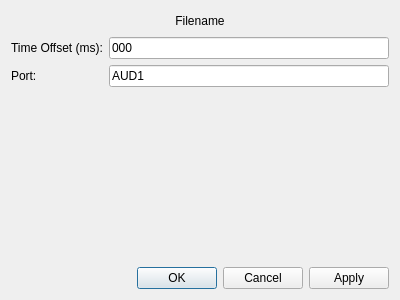
<?xml version="1.0" encoding="UTF-8"?>
<ui version="4.0">
 <class>WAVDialog</class>
 <widget class="QDialog" name="WAVDialog">
  <property name="geometry">
   <rect>
    <x>0</x>
    <y>0</y>
    <width>400</width>
    <height>300</height>
   </rect>
  </property>
  <property name="windowTitle">
   <string>Track Properties</string>
  </property>
  <layout class="QVBoxLayout" name="verticalLayout">
   <item>
    <widget class="QLabel" name="filenameLbl">
     <property name="maximumSize">
      <size>
       <width>16777215</width>
       <height>20</height>
      </size>
     </property>
     <property name="text">
      <string>Filename</string>
     </property>
     <property name="alignment">
      <set>Qt::AlignCenter</set>
     </property>
    </widget>
   </item>
   <item>
    <layout class="QFormLayout" name="formLayout">
     <item row="0" column="0">
      <widget class="QLabel" name="offsetLbl">
       <property name="text">
        <string>Time Offset (ms):</string>
       </property>
      </widget>
     </item>
     <item row="0" column="1">
      <widget class="QLineEdit" name="offsetBox">
       <property name="text">
        <string>000</string>
       </property>
      </widget>
     </item>
     <item row="1" column="0">
      <widget class="QLabel" name="portLbl">
       <property name="text">
        <string>Port:</string>
       </property>
      </widget>
     </item>
     <item row="1" column="1">
      <widget class="QLineEdit" name="portBox">
       <property name="text">
        <string>AUD1</string>
       </property>
      </widget>
     </item>
    </layout>
   </item>
   <item>
    <widget class="QDialogButtonBox" name="buttonBox">
     <property name="orientation">
      <enum>Qt::Horizontal</enum>
     </property>
     <property name="standardButtons">
      <set>QDialogButtonBox::Apply|QDialogButtonBox::Cancel|QDialogButtonBox::Ok</set>
     </property>
    </widget>
   </item>
  </layout>
 </widget>
 <resources/>
 <connections>
  <connection>
   <sender>buttonBox</sender>
   <signal>accepted()</signal>
   <receiver>WAVDialog</receiver>
   <slot>accept()</slot>
   <hints>
    <hint type="sourcelabel">
     <x>248</x>
     <y>254</y>
    </hint>
    <hint type="destinationlabel">
     <x>157</x>
     <y>274</y>
    </hint>
   </hints>
  </connection>
  <connection>
   <sender>buttonBox</sender>
   <signal>rejected()</signal>
   <receiver>WAVDialog</receiver>
   <slot>reject()</slot>
   <hints>
    <hint type="sourcelabel">
     <x>316</x>
     <y>260</y>
    </hint>
    <hint type="destinationlabel">
     <x>286</x>
     <y>274</y>
    </hint>
   </hints>
  </connection>
 </connections>
</ui>
